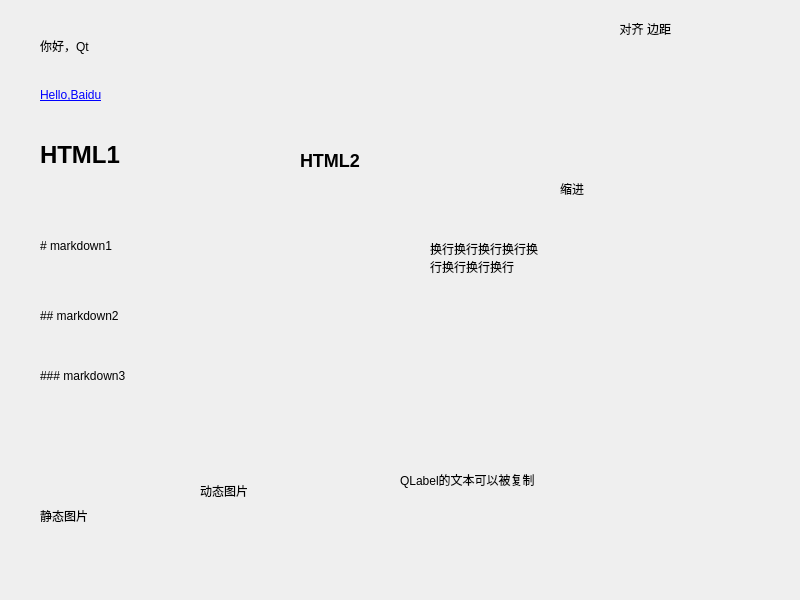
<?xml version="1.0" encoding="UTF-8"?>
<ui version="4.0">
 <class>Widget</class>
 <widget class="QWidget" name="Widget">
  <property name="geometry">
   <rect>
    <x>0</x>
    <y>0</y>
    <width>800</width>
    <height>600</height>
   </rect>
  </property>
  <property name="windowTitle">
   <string>Widget</string>
  </property>
  <property name="styleSheet">
   <string notr="true">font: 75 20pt &quot;微软雅黑&quot;;</string>
  </property>
  <widget class="QLabel" name="label">
   <property name="geometry">
    <rect>
     <x>40</x>
     <y>20</y>
     <width>271</width>
     <height>51</height>
    </rect>
   </property>
   <property name="text">
    <string>你好，Qt</string>
   </property>
  </widget>
  <widget class="QLabel" name="label_2">
   <property name="geometry">
    <rect>
     <x>40</x>
     <y>70</y>
     <width>161</width>
     <height>51</height>
    </rect>
   </property>
   <property name="text">
    <string>&lt;a href=&quot;https://www.baidu.com/&quot;&gt;Hello,Baidu&lt;/a&gt;</string>
   </property>
   <property name="openExternalLinks">
    <bool>true</bool>
   </property>
  </widget>
  <widget class="QLabel" name="label_3">
   <property name="geometry">
    <rect>
     <x>40</x>
     <y>120</y>
     <width>231</width>
     <height>71</height>
    </rect>
   </property>
   <property name="text">
    <string>&lt;html&gt;&lt;head/&gt;&lt;body&gt;&lt;h1 style=&quot; margin-top:18px; margin-bottom:12px; margin-left:0px; margin-right:0px; -qt-block-indent:0; text-indent:0px;&quot;&gt;&lt;span style=&quot; font-size:xx-large; font-weight:600;&quot;&gt;HTML1&lt;/span&gt;&lt;/h1&gt;&lt;/body&gt;&lt;/html&gt;</string>
   </property>
   <property name="textFormat">
    <enum>Qt::AutoText</enum>
   </property>
   <property name="openExternalLinks">
    <bool>false</bool>
   </property>
  </widget>
  <widget class="QLabel" name="label_4">
   <property name="geometry">
    <rect>
     <x>40</x>
     <y>210</y>
     <width>331</width>
     <height>71</height>
    </rect>
   </property>
   <property name="text">
    <string># markdown1</string>
   </property>
   <property name="textFormat">
    <enum>Qt::MarkdownText</enum>
   </property>
   <property name="openExternalLinks">
    <bool>false</bool>
   </property>
  </widget>
  <widget class="QLabel" name="label_5">
   <property name="geometry">
    <rect>
     <x>40</x>
     <y>280</y>
     <width>301</width>
     <height>71</height>
    </rect>
   </property>
   <property name="text">
    <string>## markdown2</string>
   </property>
   <property name="textFormat">
    <enum>Qt::MarkdownText</enum>
   </property>
   <property name="openExternalLinks">
    <bool>false</bool>
   </property>
  </widget>
  <widget class="QLabel" name="label_6">
   <property name="geometry">
    <rect>
     <x>40</x>
     <y>340</y>
     <width>301</width>
     <height>71</height>
    </rect>
   </property>
   <property name="text">
    <string>### markdown3</string>
   </property>
   <property name="textFormat">
    <enum>Qt::MarkdownText</enum>
   </property>
   <property name="openExternalLinks">
    <bool>false</bool>
   </property>
  </widget>
  <widget class="QLabel" name="label_7">
   <property name="geometry">
    <rect>
     <x>300</x>
     <y>130</y>
     <width>191</width>
     <height>61</height>
    </rect>
   </property>
   <property name="text">
    <string>&lt;html&gt;&lt;head/&gt;&lt;body&gt;&lt;h2 style=&quot; margin-top:16px; margin-bottom:12px; margin-left:0px; margin-right:0px; -qt-block-indent:0; text-indent:0px;&quot;&gt;&lt;span style=&quot; font-size:x-large; font-weight:600;&quot;&gt;HTML2&lt;/span&gt;&lt;/h2&gt;&lt;/body&gt;&lt;/html&gt;</string>
   </property>
  </widget>
  <widget class="QLabel" name="label_8">
   <property name="geometry">
    <rect>
     <x>480</x>
     <y>20</y>
     <width>191</width>
     <height>91</height>
    </rect>
   </property>
   <property name="text">
    <string>对齐 边距</string>
   </property>
   <property name="alignment">
    <set>Qt::AlignRight|Qt::AlignTop|Qt::AlignTrailing</set>
   </property>
   <property name="margin">
    <number>10</number>
   </property>
  </widget>
  <widget class="QLabel" name="label_9">
   <property name="geometry">
    <rect>
     <x>540</x>
     <y>160</y>
     <width>161</width>
     <height>81</height>
    </rect>
   </property>
   <property name="text">
    <string>缩进</string>
   </property>
   <property name="alignment">
    <set>Qt::AlignLeading|Qt::AlignLeft|Qt::AlignTop</set>
   </property>
   <property name="indent">
    <number>20</number>
   </property>
  </widget>
  <widget class="QLabel" name="label_10">
   <property name="geometry">
    <rect>
     <x>430</x>
     <y>240</y>
     <width>111</width>
     <height>141</height>
    </rect>
   </property>
   <property name="text">
    <string>换行换行换行换行换行换行换行换行</string>
   </property>
   <property name="alignment">
    <set>Qt::AlignLeading|Qt::AlignLeft|Qt::AlignTop</set>
   </property>
   <property name="wordWrap">
    <bool>true</bool>
   </property>
  </widget>
  <widget class="QLabel" name="label_11">
   <property name="geometry">
    <rect>
     <x>40</x>
     <y>460</y>
     <width>121</width>
     <height>111</height>
    </rect>
   </property>
   <property name="text">
    <string>静态图片</string>
   </property>
   <property name="scaledContents">
    <bool>false</bool>
   </property>
  </widget>
  <widget class="QLabel" name="label_12">
   <property name="geometry">
    <rect>
     <x>200</x>
     <y>430</y>
     <width>171</width>
     <height>121</height>
    </rect>
   </property>
   <property name="text">
    <string>动态图片</string>
   </property>
  </widget>
  <widget class="QLabel" name="label_13">
   <property name="geometry">
    <rect>
     <x>400</x>
     <y>440</y>
     <width>311</width>
     <height>81</height>
    </rect>
   </property>
   <property name="text">
    <string>QLabel的文本可以被复制</string>
   </property>
   <property name="wordWrap">
    <bool>true</bool>
   </property>
   <property name="textInteractionFlags">
    <set>Qt::LinksAccessibleByMouse|Qt::TextSelectableByMouse</set>
   </property>
  </widget>
 </widget>
 <resources/>
 <connections/>
</ui>
